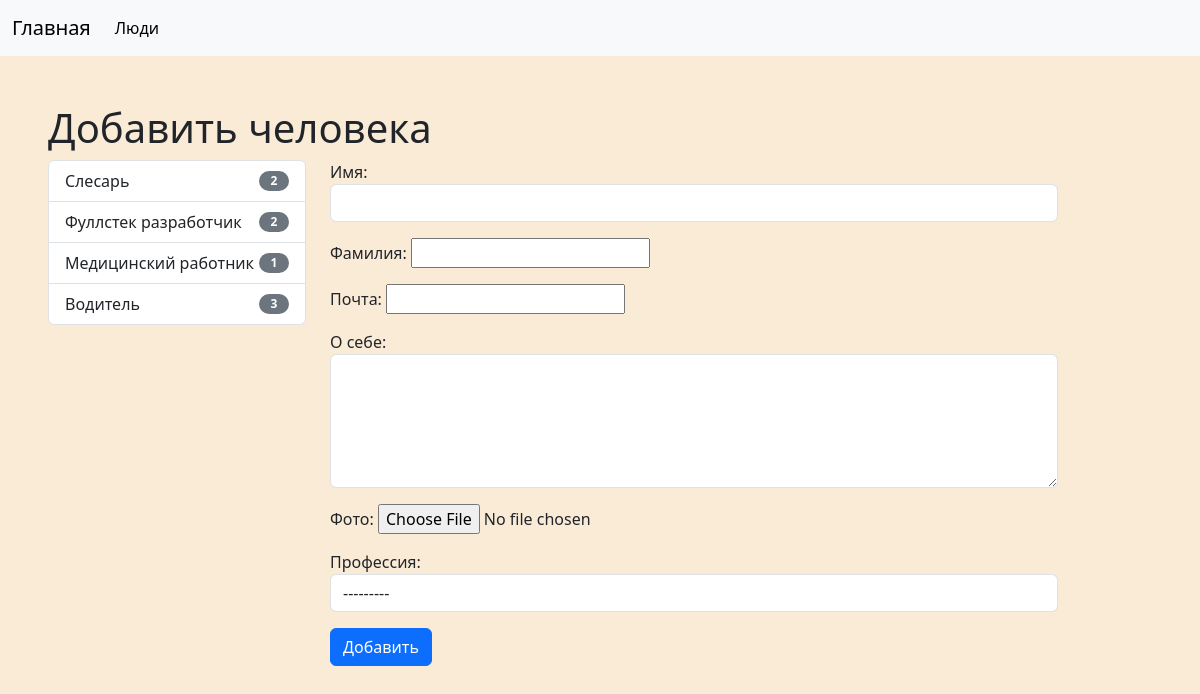
The app's page /news/shukik/human/add_human with its own data.
### Shukik/models.py (models this page shows)
class Profession(models.Model):
    title = models.CharField(max_length=150, db_index=True, verbose_name='профессия')
    def get_absolute_url(self):
        return reverse_lazy('Profession', kwargs={'pk': self.pk})
    class Meta:
        verbose_name = 'Профессия'
        verbose_name_plural = 'Профессии'

### Shukik/views.py (the view)
# urls.py: path('human/add_human', AddHuman.as_view(), name='Add_human')
class AddHuman(CreateView):
    form_class = HumanForm
    template_name = 'Shukik/add_human.html'
    extra_context = {'title': 'Добавить человека'}

### Shukik/forms.py (shortened to what this page needs)
class HumanForm(forms.ModelForm):
    class Meta:
        model = Human
        fields = ['name', 'surname', 'email', 'info', 'photo', 'profession',]
        widgets = {
            'name': forms.TextInput(attrs={'class': 'form-control'}),
            'info': forms.Textarea(attrs={'class': 'form-control', 'rows': 5}),
            'profession': forms.Select(attrs={'class': 'form-control'}),
        }

### Shukik/templatetags/human_tags.py (called while the page is built)
@register.inclusion_tag('shukik/list_profession.html')
def show_list():
    professions = Profession.objects.annotate(cnt=Count('human')).filter(cnt__gt=0)
    return {'professions': professions}

### Shukik/templates/Shukik/add_human.html (shortened to what this page needs)
{% extends 'base.html' %}
{% block sidebar %}
{% include 'inc_human/_sidebar.html' %}
{% endblock %}
{% block content %}
{% include 'inc_human/_add_content_human.html'%}
{% endblock %}

### Shukik/templates/Shukik/list_profession.html
{% load human_tags %}
<div class="col-md-3">
    <div class="list-group">
        {% for prof in professions %}
            <a href="{{prof.get_absolute_url}}" class="list-group-item d-flex justify-content-between align-items-center">
                {{prof.title}}<span class="badge bg-secondary rounded-pill" style="width: 30px; color: white;">{{prof.cnt}}</span>
            </a>
        {% endfor %}
    </div>
</div>

### NewsProject/static/style/css/style.css (style rules this page uses)
body { background-color: antiquewhite; }

### records on screen
Profession: title "Слесарь", cnt "2"
Profession: title "Фуллстек разработчик", cnt "2"
Profession: title "Медицинский работник", cnt "1"
Profession: title "Водитель", cnt "3"

### other values on screen
{{ title }} "Добавить человека"
